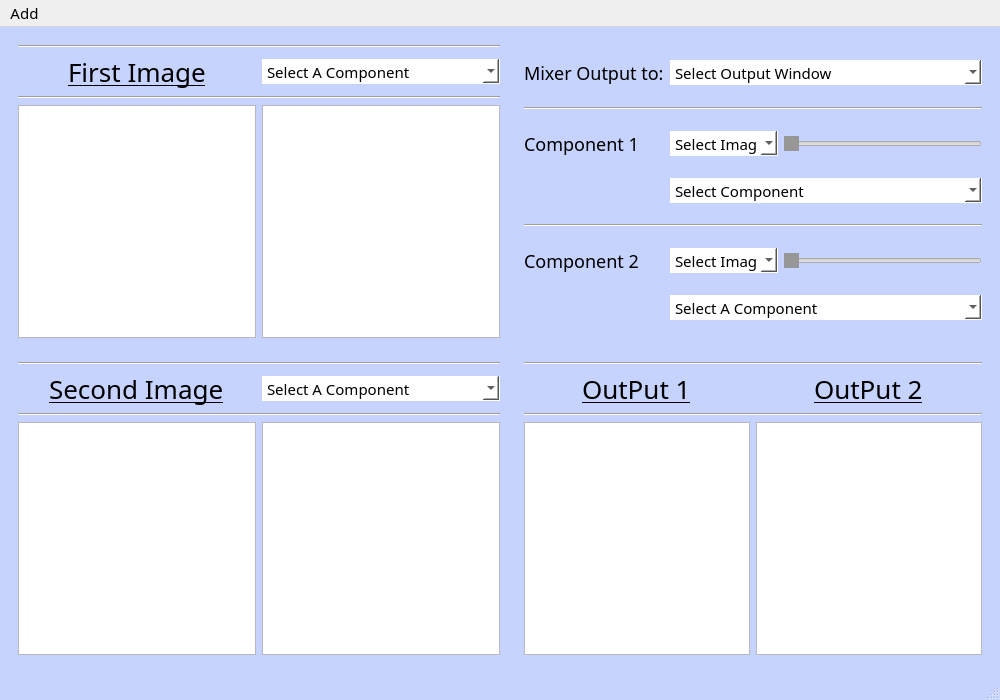
<?xml version="1.0" encoding="UTF-8"?>
<ui version="4.0">
 <class>MainWindow</class>
 <widget class="QMainWindow" name="MainWindow">
  <property name="geometry">
   <rect>
    <x>0</x>
    <y>0</y>
    <width>1000</width>
    <height>700</height>
   </rect>
  </property>
  <property name="minimumSize">
   <size>
    <width>900</width>
    <height>700</height>
   </size>
  </property>
  <property name="windowTitle">
   <string>MainWindow</string>
  </property>
  <property name="styleSheet">
   <string notr="true">*{
font-family:century gothic;
font-size:15px
}
/*QSlider::groove:horizontal {
                border: 1px solid #999999;
                height: 32px;
				background-color: white;
                 }
            QSlider::handle:horizontal {
                background: qlineargradient(x1:0, y1:0, x2:1, y2:1, stop:0 #b4b4b4, stop:1 #8f8f8f);
                border: 1px solid #5c5c5c;
                width: 5px;
                margin: -20px 0;
                border-radius: 3px;}*/
QSlider::handle:horizontal{background-color:#979797}
            
ImageView{
border-radius:100px;}
QMainWindow{
background-color: #C7D3FF;
}
QComboBox{
background-color:white;
border-top:none;}
QMenu{
background-color:#BCD0FF;
}
QLabel{
font-size:18px}
QLabel#label{font-size:26px; text-decoration:underline;}
QLabel#label_2{font-size:26px; text-decoration:underline;}
QLabel#label_3{font-size:26px; text-decoration:underline;}
QLabel#label_4{font-size:26px;  text-decoration:underline;}
</string>
  </property>
  <widget class="QWidget" name="centralwidget">
   <layout class="QGridLayout" name="gridLayout_2">
    <item row="1" column="1">
     <widget class="QWidget" name="gridWidget_4" native="true">
      <layout class="QGridLayout" name="gridLayout_5">
       <item row="3" column="1">
        <widget class="ImageView" name="viewOutput2"/>
       </item>
       <item row="2" column="0" colspan="2">
        <widget class="Line" name="line_6">
         <property name="orientation">
          <enum>Qt::Horizontal</enum>
         </property>
        </widget>
       </item>
       <item row="1" column="0" alignment="Qt::AlignHCenter">
        <widget class="QLabel" name="label_4">
         <property name="text">
          <string>OutPut 1</string>
         </property>
        </widget>
       </item>
       <item row="3" column="0">
        <widget class="ImageView" name="viewOutput1"/>
       </item>
       <item row="1" column="1" alignment="Qt::AlignHCenter">
        <widget class="QLabel" name="label_3">
         <property name="text">
          <string>OutPut 2</string>
         </property>
        </widget>
       </item>
       <item row="0" column="0" colspan="2">
        <widget class="Line" name="line_9">
         <property name="orientation">
          <enum>Qt::Horizontal</enum>
         </property>
        </widget>
       </item>
      </layout>
     </widget>
    </item>
    <item row="0" column="0">
     <widget class="QWidget" name="gridWidget" native="true">
      <property name="minimumSize">
       <size>
        <width>500</width>
        <height>0</height>
       </size>
      </property>
      <layout class="QGridLayout" name="gridLayout">
       <item row="3" column="0">
        <widget class="ImageView" name="viewFirstimg">
         <property name="styleSheet">
          <string notr="true">border-color: rgb(0, 0, 0);</string>
         </property>
        </widget>
       </item>
       <item row="3" column="1">
        <widget class="ImageView" name="viewFirstComponent"/>
       </item>
       <item row="2" column="0" colspan="2">
        <widget class="Line" name="line_4">
         <property name="orientation">
          <enum>Qt::Horizontal</enum>
         </property>
        </widget>
       </item>
       <item row="1" column="1">
        <widget class="QComboBox" name="comboBox">
         <property name="minimumSize">
          <size>
           <width>0</width>
           <height>25</height>
          </size>
         </property>
         <item>
          <property name="text">
           <string>Select A Component</string>
          </property>
         </item>
         <item>
          <property name="text">
           <string>Magnitude</string>
          </property>
         </item>
         <item>
          <property name="text">
           <string>Phase</string>
          </property>
         </item>
         <item>
          <property name="text">
           <string>Real</string>
          </property>
         </item>
         <item>
          <property name="text">
           <string>Imaginary</string>
          </property>
         </item>
        </widget>
       </item>
       <item row="1" column="0" alignment="Qt::AlignHCenter">
        <widget class="QLabel" name="label">
         <property name="text">
          <string>First Image</string>
         </property>
        </widget>
       </item>
       <item row="0" column="0" colspan="2">
        <widget class="Line" name="line_7">
         <property name="orientation">
          <enum>Qt::Horizontal</enum>
         </property>
        </widget>
       </item>
      </layout>
     </widget>
    </item>
    <item row="0" column="1">
     <widget class="QWidget" name="gridWidget_2" native="true">
      <property name="maximumSize">
       <size>
        <width>1000</width>
        <height>400</height>
       </size>
      </property>
      <layout class="QGridLayout" name="gridLayout_3">
       <item row="2" column="1">
        <widget class="QComboBox" name="comboBox_4">
         <property name="minimumSize">
          <size>
           <width>100</width>
           <height>25</height>
          </size>
         </property>
         <item>
          <property name="text">
           <string>Select Image</string>
          </property>
         </item>
         <item>
          <property name="text">
           <string>Image1</string>
          </property>
         </item>
         <item>
          <property name="text">
           <string>Image2</string>
          </property>
         </item>
        </widget>
       </item>
       <item row="5" column="1">
        <widget class="QComboBox" name="comboBox_5">
         <property name="minimumSize">
          <size>
           <width>100</width>
           <height>25</height>
          </size>
         </property>
         <item>
          <property name="text">
           <string>Select Image</string>
          </property>
         </item>
         <item>
          <property name="text">
           <string>Image1</string>
          </property>
         </item>
         <item>
          <property name="text">
           <string>Image2</string>
          </property>
         </item>
        </widget>
       </item>
       <item row="5" column="0">
        <widget class="QLabel" name="label_7">
         <property name="text">
          <string>Component 2</string>
         </property>
        </widget>
       </item>
       <item row="3" column="1" colspan="2">
        <widget class="QComboBox" name="comboBox_6">
         <property name="minimumSize">
          <size>
           <width>0</width>
           <height>25</height>
          </size>
         </property>
         <item>
          <property name="text">
           <string>Select Component</string>
          </property>
         </item>
         <item>
          <property name="text">
           <string>Magnitude</string>
          </property>
         </item>
         <item>
          <property name="text">
           <string>Phase</string>
          </property>
         </item>
         <item>
          <property name="text">
           <string>Real</string>
          </property>
         </item>
         <item>
          <property name="text">
           <string>Imaginary</string>
          </property>
         </item>
         <item>
          <property name="text">
           <string>UniMagnitude</string>
          </property>
         </item>
         <item>
          <property name="text">
           <string>UniPhase</string>
          </property>
         </item>
        </widget>
       </item>
       <item row="0" column="1" colspan="2">
        <widget class="QComboBox" name="comboBox_3">
         <property name="minimumSize">
          <size>
           <width>0</width>
           <height>25</height>
          </size>
         </property>
         <item>
          <property name="text">
           <string>Select Output Window</string>
          </property>
         </item>
         <item>
          <property name="text">
           <string>Output 1</string>
          </property>
         </item>
         <item>
          <property name="text">
           <string>Output 2</string>
          </property>
         </item>
        </widget>
       </item>
       <item row="4" column="0" colspan="3">
        <widget class="Line" name="line_2">
         <property name="orientation">
          <enum>Qt::Horizontal</enum>
         </property>
        </widget>
       </item>
       <item row="1" column="0" colspan="3">
        <widget class="Line" name="line">
         <property name="orientation">
          <enum>Qt::Horizontal</enum>
         </property>
        </widget>
       </item>
       <item row="0" column="0" alignment="Qt::AlignHCenter">
        <widget class="QLabel" name="label_5">
         <property name="text">
          <string>Mixer Output to:</string>
         </property>
        </widget>
       </item>
       <item row="6" column="1" colspan="2">
        <widget class="QComboBox" name="comboBox_7">
         <property name="minimumSize">
          <size>
           <width>0</width>
           <height>25</height>
          </size>
         </property>
         <item>
          <property name="text">
           <string>Select A Component</string>
          </property>
         </item>
         <item>
          <property name="text">
           <string>Magnitude</string>
          </property>
         </item>
         <item>
          <property name="text">
           <string>Phase</string>
          </property>
         </item>
         <item>
          <property name="text">
           <string>Real</string>
          </property>
         </item>
         <item>
          <property name="text">
           <string>Imaginary</string>
          </property>
         </item>
         <item>
          <property name="text">
           <string>UniMagnitude</string>
          </property>
         </item>
         <item>
          <property name="text">
           <string>UniPhase</string>
          </property>
         </item>
        </widget>
       </item>
       <item row="5" column="2">
        <widget class="QSlider" name="horizontalSlider_2">
         <property name="orientation">
          <enum>Qt::Horizontal</enum>
         </property>
        </widget>
       </item>
       <item row="2" column="0">
        <widget class="QLabel" name="label_6">
         <property name="text">
          <string>Component 1</string>
         </property>
        </widget>
       </item>
       <item row="2" column="2">
        <widget class="QSlider" name="horizontalSlider">
         <property name="orientation">
          <enum>Qt::Horizontal</enum>
         </property>
        </widget>
       </item>
      </layout>
     </widget>
    </item>
    <item row="1" column="0">
     <widget class="QWidget" name="gridWidget_3" native="true">
      <layout class="QGridLayout" name="gridLayout_4">
       <item row="3" column="0">
        <widget class="ImageView" name="viewSecondimg"/>
       </item>
       <item row="3" column="1">
        <widget class="ImageView" name="viewSecondComponent"/>
       </item>
       <item row="1" column="1">
        <widget class="QComboBox" name="comboBox2">
         <property name="minimumSize">
          <size>
           <width>0</width>
           <height>25</height>
          </size>
         </property>
         <item>
          <property name="text">
           <string>Select A Component</string>
          </property>
         </item>
         <item>
          <property name="text">
           <string>Magnitude</string>
          </property>
         </item>
         <item>
          <property name="text">
           <string>Phase</string>
          </property>
         </item>
         <item>
          <property name="text">
           <string>Real</string>
          </property>
         </item>
         <item>
          <property name="text">
           <string>Imaginary</string>
          </property>
         </item>
        </widget>
       </item>
       <item row="1" column="0" alignment="Qt::AlignHCenter">
        <widget class="QLabel" name="label_2">
         <property name="text">
          <string>Second Image</string>
         </property>
        </widget>
       </item>
       <item row="2" column="0" colspan="2">
        <widget class="Line" name="line_5">
         <property name="orientation">
          <enum>Qt::Horizontal</enum>
         </property>
        </widget>
       </item>
       <item row="0" column="0" colspan="2">
        <widget class="Line" name="line_8">
         <property name="orientation">
          <enum>Qt::Horizontal</enum>
         </property>
        </widget>
       </item>
      </layout>
     </widget>
    </item>
   </layout>
  </widget>
  <widget class="QMenuBar" name="menubar">
   <property name="geometry">
    <rect>
     <x>0</x>
     <y>0</y>
     <width>1000</width>
     <height>23</height>
    </rect>
   </property>
   <widget class="QMenu" name="menuAdd">
    <property name="title">
     <string>Add</string>
    </property>
    <addaction name="openFirstImg"/>
    <addaction name="openSecondImg"/>
   </widget>
   <addaction name="menuAdd"/>
  </widget>
  <widget class="QStatusBar" name="statusbar"/>
  <action name="openFirstImg">
   <property name="text">
    <string>Add First Image</string>
   </property>
  </action>
  <action name="openSecondImg">
   <property name="text">
    <string>Add Second Image</string>
   </property>
  </action>
 </widget>
 <customwidgets>
  <customwidget>
   <class>ImageView</class>
   <extends>QGraphicsView</extends>
   <header>pyqtgraph</header>
   <container>1</container>
  </customwidget>
 </customwidgets>
 <tabstops>
  <tabstop>comboBox</tabstop>
  <tabstop>comboBox2</tabstop>
  <tabstop>comboBox_3</tabstop>
  <tabstop>comboBox_4</tabstop>
  <tabstop>comboBox_6</tabstop>
  <tabstop>horizontalSlider</tabstop>
  <tabstop>comboBox_5</tabstop>
  <tabstop>comboBox_7</tabstop>
  <tabstop>horizontalSlider_2</tabstop>
  <tabstop>viewFirstimg</tabstop>
  <tabstop>viewFirstComponent</tabstop>
  <tabstop>viewSecondimg</tabstop>
  <tabstop>viewOutput1</tabstop>
  <tabstop>viewSecondComponent</tabstop>
  <tabstop>viewOutput2</tabstop>
 </tabstops>
 <resources/>
 <connections/>
</ui>
